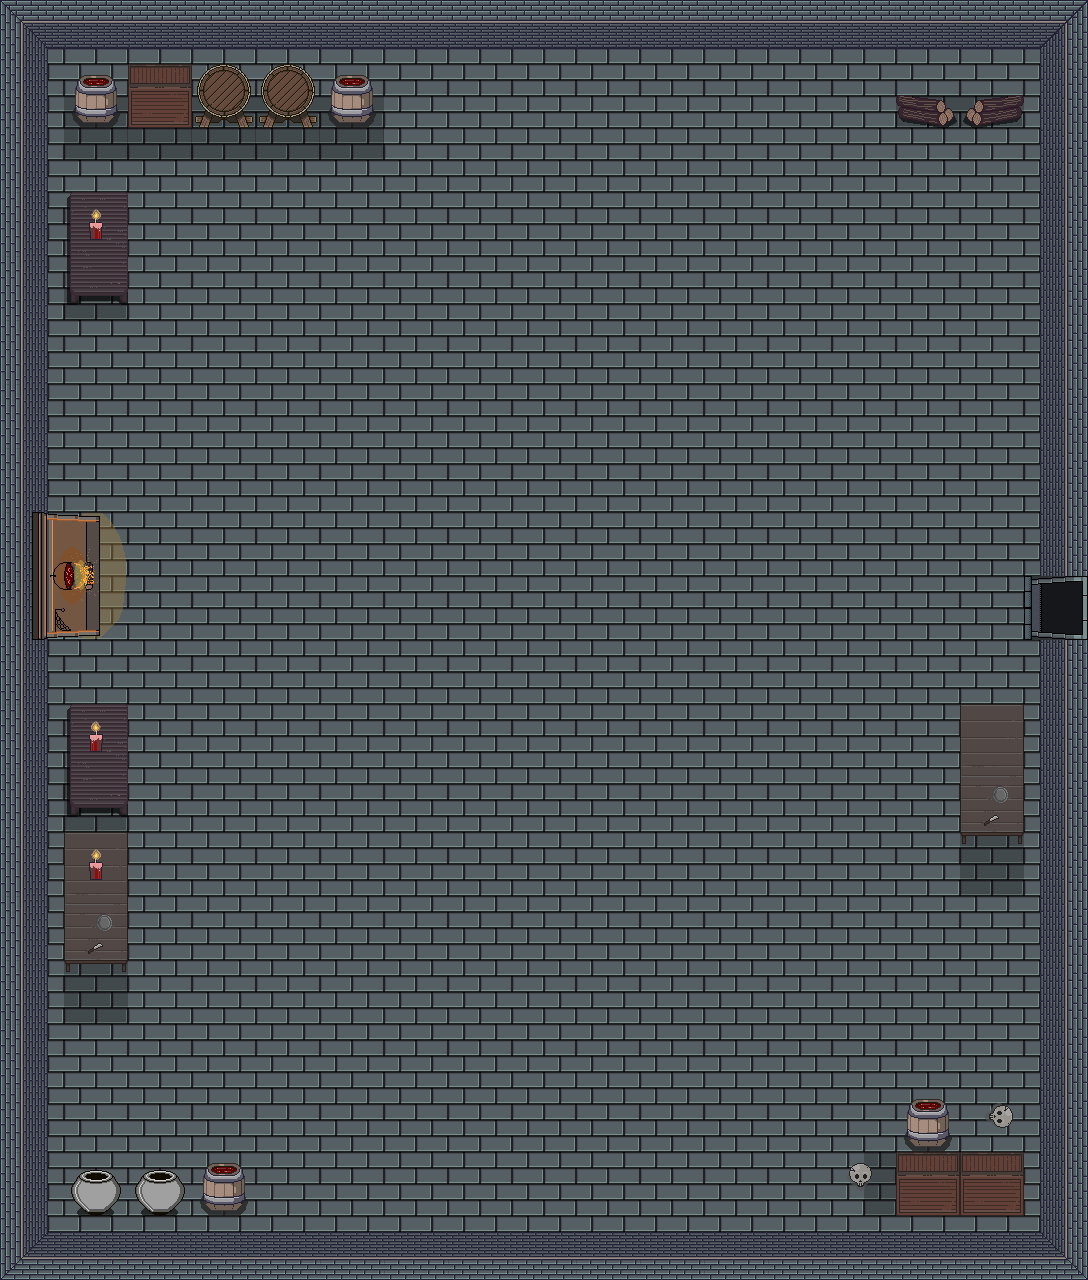

This game map was drawn from its Tiled (.tmx) file and the tilesets committed beside it. A one-line description and the full map source follow:
An orthogonal 17x20 tile map with 64x64 px tiles, 6 tile layers (Chão, Paredes, Sombras, Objetos, ...), 3 tilesets.

<map version="1.10" tiledversion="1.11.2" orientation="orthogonal" renderorder="right-down" width="17" height="20" tilewidth="64" tileheight="64" infinite="0" nextlayerid="7" nextobjectid="1">
 <tileset firstgid="1" source="Assets/assets-64-bits.tsx" />
 <tileset firstgid="241" source="Assets/assets-64-b.tsx" />
 <tileset firstgid="290" source="Assets/vela.tsx" />
 <layer id="1" name="Chão" width="17" height="20">
  <data encoding="csv">
22,22,22,22,22,22,22,22,22,22,22,22,22,22,22,22,22,
22,22,22,22,22,22,22,22,22,22,22,22,22,22,22,22,22,
22,22,22,22,22,22,22,22,22,22,22,22,22,22,22,22,22,
22,22,22,22,22,22,22,22,22,22,22,22,22,22,22,22,22,
22,22,22,22,22,22,22,22,22,22,22,22,22,22,22,22,22,
22,22,22,22,22,22,22,22,22,22,22,22,22,22,22,22,22,
22,22,22,22,22,22,22,22,22,22,22,22,22,22,22,22,22,
22,22,22,22,22,22,22,22,22,22,22,22,22,22,22,22,22,
22,22,22,22,22,22,22,22,22,22,22,22,22,22,22,22,22,
22,22,22,22,22,22,22,22,22,22,22,22,22,22,22,22,201,
22,22,22,22,22,22,22,22,22,22,22,22,22,22,22,22,22,
22,22,22,22,22,22,22,22,22,22,22,22,22,22,22,22,22,
22,22,22,22,22,22,22,22,22,22,22,22,22,22,22,22,22,
22,22,22,22,22,22,22,22,22,22,22,22,22,22,22,22,22,
22,22,22,22,22,22,22,22,22,22,22,22,22,22,22,22,22,
22,22,22,22,22,22,22,22,22,22,22,22,22,22,22,22,22,
22,22,22,22,22,22,22,22,22,22,22,22,22,22,22,22,22,
22,22,22,22,22,22,22,22,22,22,22,22,22,22,22,22,22,
22,22,22,22,22,22,22,22,22,22,22,22,22,22,22,22,22,
22,22,22,22,22,22,22,22,22,22,22,22,22,22,22,22,22
</data>
 </layer>
 <layer id="3" name="Paredes" width="17" height="20">
  <data encoding="csv">
24,25,25,25,25,25,25,25,25,25,25,25,25,25,25,26,27,
44,0,0,0,0,0,0,0,0,0,0,0,0,0,0,0,47,
64,0,0,0,0,0,0,0,0,0,0,0,0,0,0,0,47,
64,0,0,0,0,0,0,0,0,0,0,0,0,0,0,0,47,
64,0,0,0,0,0,0,0,0,0,0,0,0,0,0,0,47,
64,0,0,0,0,0,0,0,0,0,0,0,0,0,0,0,47,
64,0,0,0,0,0,0,0,0,0,0,0,0,0,0,0,47,
64,0,0,0,0,0,0,0,0,0,0,0,0,0,0,0,47,
64,0,0,0,0,0,0,0,0,0,0,0,0,0,0,0,47,
64,0,0,0,0,0,0,0,0,0,0,0,0,0,0,0,43,
64,0,0,0,0,0,0,0,0,0,0,0,0,0,0,0,47,
64,0,0,0,0,0,0,0,0,0,0,0,0,0,0,0,47,
64,0,0,0,0,0,0,0,0,0,0,0,0,0,0,0,47,
64,0,0,0,0,0,0,0,0,0,0,0,0,0,0,0,47,
64,0,0,0,0,0,0,0,0,0,0,0,0,0,0,0,47,
64,0,0,0,0,0,0,0,0,0,0,0,0,0,0,0,47,
64,0,0,0,0,0,0,0,0,0,0,0,0,0,0,0,47,
64,0,0,0,0,0,0,0,0,0,0,0,0,0,0,0,47,
64,0,0,0,0,0,0,0,0,0,0,0,0,0,0,0,67,
84,85,86,85,86,86,86,86,86,86,86,86,86,86,86,86,87
</data>
 </layer>
 <layer id="5" name="Sombras" width="17" height="20">
  <data encoding="csv">
0,0,0,0,0,0,0,0,0,0,0,0,0,0,0,0,0,
0,146,0,146,146,146,0,0,0,0,0,0,0,0,146,146,0,
0,3221225618,3221225618,3221225618,3221225618,3221225618,0,0,0,0,0,0,0,0,0,0,0,
0,0,0,0,0,0,0,0,0,0,0,0,0,0,0,0,0,
0,146,0,0,0,0,0,0,0,0,0,0,0,0,0,0,0,
0,0,0,0,0,0,0,0,0,0,0,0,0,0,0,0,0,
0,0,0,0,0,0,0,0,0,0,0,0,0,0,0,0,0,
0,0,0,0,0,0,0,0,0,0,0,0,0,0,0,0,0,
0,0,0,0,0,0,0,0,0,0,0,0,0,0,0,0,0,
0,0,0,0,0,0,0,0,0,0,0,0,0,0,0,0,0,
0,0,0,0,0,0,0,0,0,0,0,0,0,0,0,0,0,
0,0,0,0,0,0,0,0,0,0,0,0,0,0,0,0,0,
0,143,0,0,0,0,0,0,0,0,0,0,0,0,0,0,0,
0,0,0,0,0,0,0,0,0,0,0,0,0,0,0,143,0,
0,0,0,0,0,0,0,0,0,0,0,0,0,0,0,0,0,
0,143,0,0,0,0,0,0,0,0,0,0,0,0,0,0,0,
0,0,0,0,0,0,0,0,0,0,0,0,0,0,0,0,0,
0,0,0,0,0,0,0,0,0,0,0,0,0,0,0,0,0,
0,0,0,0,0,0,0,0,0,0,0,0,0,1610612882,0,0,0,
0,0,0,0,0,0,0,0,0,0,0,0,0,0,0,0,0
</data>
 </layer>
 <layer id="4" name="Objetos" width="17" height="20">
  <data encoding="csv">
0,0,0,0,0,0,0,0,0,0,0,0,0,0,0,0,0,
0,69,204,159,159,69,0,0,0,0,0,0,0,0,2147483740,92,0,
0,53,0,0,0,0,0,0,0,0,0,0,0,0,0,0,0,
0,73,0,0,0,0,0,0,0,0,0,0,0,0,0,0,0,
0,93,0,0,0,0,0,0,0,0,0,0,0,0,0,0,0,
0,0,0,0,0,0,0,0,0,0,0,0,0,0,0,0,0,
0,0,0,0,0,0,0,0,0,0,0,0,0,0,0,0,0,
0,0,0,0,0,0,0,0,0,0,0,0,0,0,0,0,0,
1610612903,1610612923,0,0,0,0,0,0,0,0,0,0,0,0,0,0,0,
1610612902,1610612922,0,0,0,0,0,0,0,0,0,0,0,0,0,0,0,
0,53,0,0,0,0,0,0,0,0,0,0,0,0,0,0,0,
0,73,0,0,0,0,0,0,0,0,0,0,0,0,0,190,0,
0,93,0,0,0,0,0,0,0,0,0,0,0,0,0,210,0,
0,190,0,0,0,0,0,0,0,0,0,0,0,0,0,230,0,
0,210,0,0,0,0,0,0,0,0,0,0,0,0,0,0,0,
0,230,0,0,0,0,0,0,0,0,0,0,0,0,0,0,0,
0,0,0,0,0,0,0,0,0,0,0,0,0,0,0,0,0,
0,0,0,0,0,0,0,0,0,0,0,0,0,0,69,2684354838,0,
0,241,241,69,0,0,0,0,0,0,0,0,0,278,204,204,0,
0,0,0,0,0,0,0,0,0,0,0,0,0,0,0,0,0
</data>
 </layer>
 <layer id="6" name="Velas" width="17" height="20">
  <data encoding="csv">
0,0,0,0,0,0,0,0,0,0,0,0,0,0,0,0,0,
0,0,0,0,0,0,0,0,0,0,0,0,0,0,0,0,0,
0,0,0,0,0,0,0,0,0,0,0,0,0,0,0,0,0,
0,2147483938,0,0,0,0,0,0,0,0,0,0,0,0,0,0,0,
0,0,0,0,0,0,0,0,0,0,0,0,0,0,0,0,0,
0,0,0,0,0,0,0,0,0,0,0,0,0,0,0,0,0,
0,0,0,0,0,0,0,0,0,0,0,0,0,0,0,0,0,
0,0,0,0,0,0,0,0,0,0,0,0,0,0,0,0,0,
0,0,0,0,0,0,0,0,0,0,0,0,0,0,0,0,0,
0,0,0,0,0,0,0,0,0,0,0,0,0,0,0,0,0,
0,0,0,0,0,0,0,0,0,0,0,0,0,0,0,0,0,
0,290,0,0,0,0,0,0,0,0,0,0,0,0,0,0,0,
0,0,0,0,0,0,0,0,0,0,0,0,0,0,0,0,0,
0,2147483938,0,0,0,0,0,0,0,0,0,0,0,0,0,0,0,
0,0,0,0,0,0,0,0,0,0,0,0,0,0,0,0,0,
0,0,0,0,0,0,0,0,0,0,0,0,0,0,0,0,0,
0,0,0,0,0,0,0,0,0,0,0,0,0,0,0,0,0,
0,0,0,0,0,0,0,0,0,0,0,0,0,0,0,0,0,
0,0,0,0,0,0,0,0,0,0,0,0,0,0,0,0,0,
0,0,0,0,0,0,0,0,0,0,0,0,0,0,0,0,0
</data>
 </layer>
 <layer id="2" name="Entrada" width="17" height="20">
  <data encoding="csv">
0,0,0,0,0,0,0,0,0,0,0,0,0,0,0,0,0,
0,0,0,0,0,0,0,0,0,0,0,0,0,0,0,0,0,
0,0,0,0,0,0,0,0,0,0,0,0,0,0,0,0,0,
0,0,0,0,0,0,0,0,0,0,0,0,0,0,0,0,0,
0,0,0,0,0,0,0,0,0,0,0,0,0,0,0,0,0,
0,0,0,0,0,0,0,0,0,0,0,0,0,0,0,0,0,
0,0,0,0,0,0,0,0,0,0,0,0,0,0,0,0,0,
0,0,0,0,0,0,0,0,0,0,0,0,0,0,0,0,0,
0,0,0,0,0,0,0,0,0,0,0,0,0,0,0,0,0,
0,0,0,0,0,0,0,0,0,0,0,0,0,0,0,0,182,
0,0,0,0,0,0,0,0,0,0,0,0,0,0,0,0,0,
0,0,0,0,0,0,0,0,0,0,0,0,0,0,0,0,0,
0,0,0,0,0,0,0,0,0,0,0,0,0,0,0,0,0,
0,0,0,0,0,0,0,0,0,0,0,0,0,0,0,0,0,
0,0,0,0,0,0,0,0,0,0,0,0,0,0,0,0,0,
0,0,0,0,0,0,0,0,0,0,0,0,0,0,0,0,0,
0,0,0,0,0,0,0,0,0,0,0,0,0,0,0,0,0,
0,0,0,0,0,0,0,0,0,0,0,0,0,0,0,0,0,
0,0,0,0,0,0,0,0,0,0,0,0,0,0,0,0,0,
0,0,0,0,0,0,0,0,0,0,0,0,0,0,0,0,0
</data>
 </layer>
</map>
